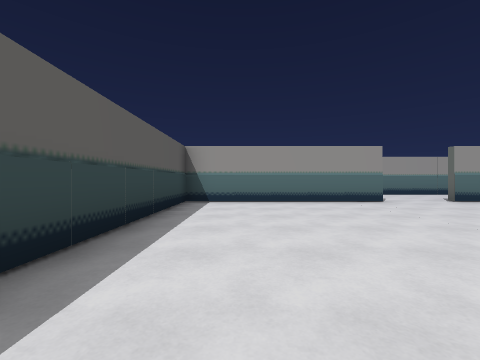
view 1 (above)

12 first-person views from a walk through a level from a Godot 3-D game. The camera is 1.2 m above the floor, looks level and sees 90° across. The floor is counted in squares, 2 m on a side. Each view is taken from the middle of a square. On the plan, view 1 faces up. The plan holds only what a view shows up to about 9 squares ahead; the rest is blank. The place goes on beyond the plan.

view 2
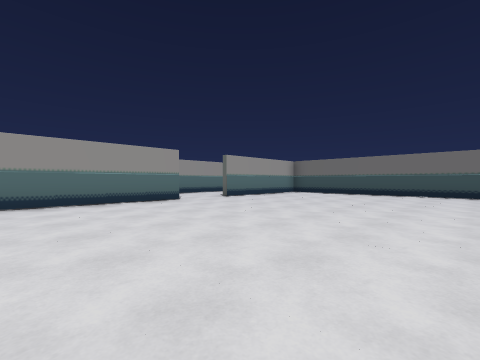

view 3
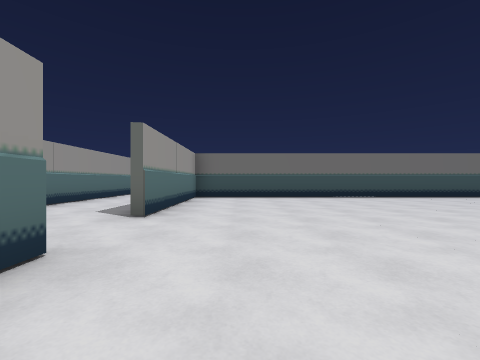

view 4
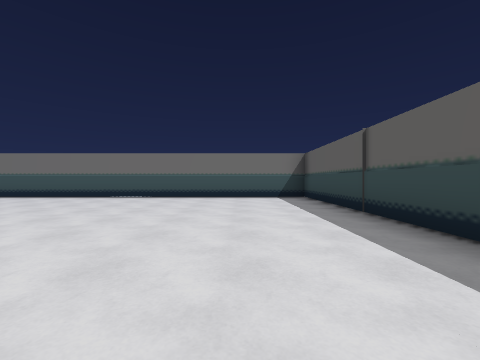

view 5
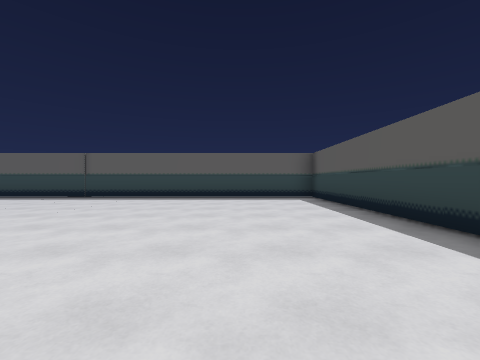

view 6
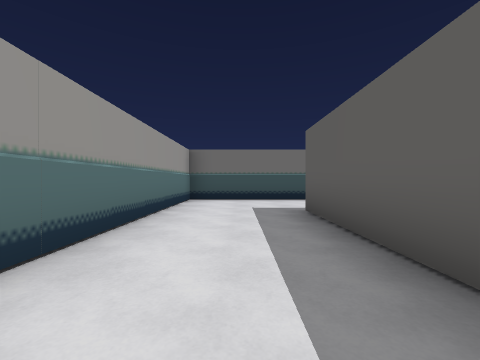

view 7
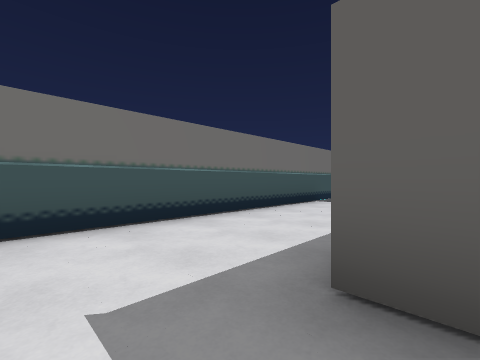

view 8
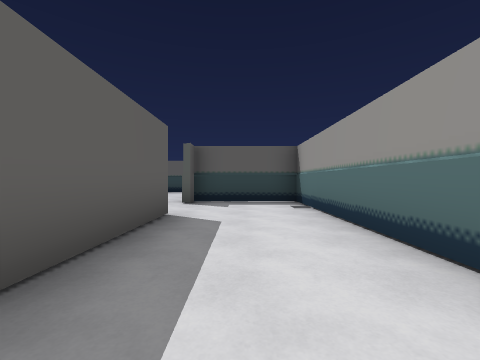

view 9
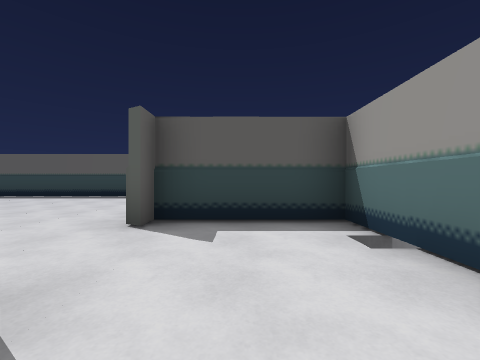

view 10
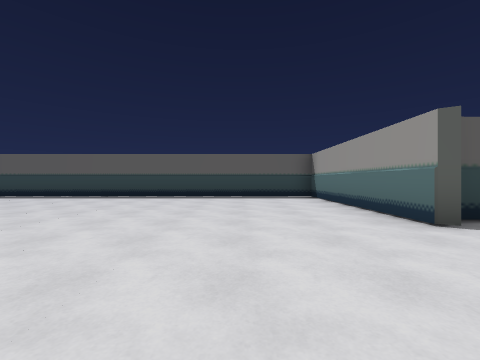

view 11
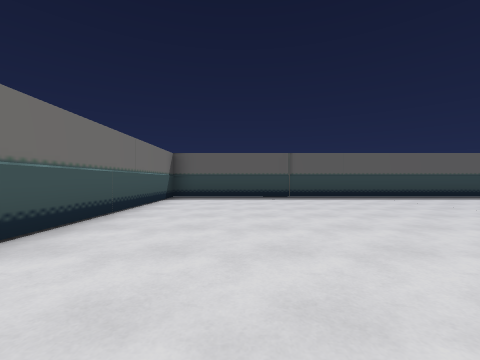

view 12
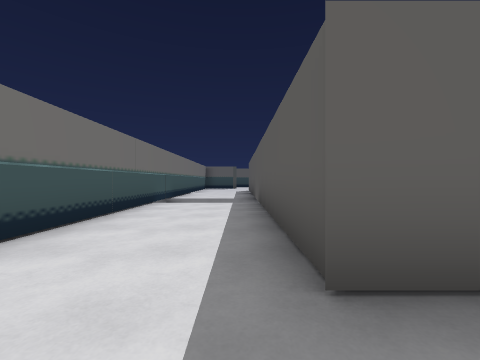

### Floor plan
Ten units are one square. View 1 is at (0, 0); x grows to the right and y downward. Boxes are objects, and circles mark ways between rooms. Rooms are numbered by the first view taken in them; rooms with no view inside come last. Other rooms are left out.
<svg viewBox="-20 -100 158 157">
<path fill="none" stroke="#000" d="M40 -65 -15 -65 -15 52 103 52 103 -65 58 -65M59 -68 105 -68 105 10M133 -1 133 -95 35 -95 35 -68 40 -68"/>
<circle cx="50" cy="-70" r="3" fill="#2a7"/>
<text x="40" y="0">1</text>
<text x="110" y="-70">2</text>
</svg>
Room 1 opens to room 2.

Where each view was taken, in squares from view 1:
view 1: 0 up, 0 right, facing up
view 2: 0 up, 0 right, facing up-right
view 3: 5 up, 2 right, facing right
view 4: 3 down, 2 right, facing right
view 5: 3 up, 1 right, facing down
view 6: 8 up, 6 right, facing right
view 7: 8 up, 10 right, facing down-right
view 8: 8 up, 10 right, facing left
view 9: 8 up, 7 right, facing left
view 10: 4 up, 7 right, facing left
view 11: 3 up, 8 right, facing down
view 12: 8 up, 11 right, facing down
